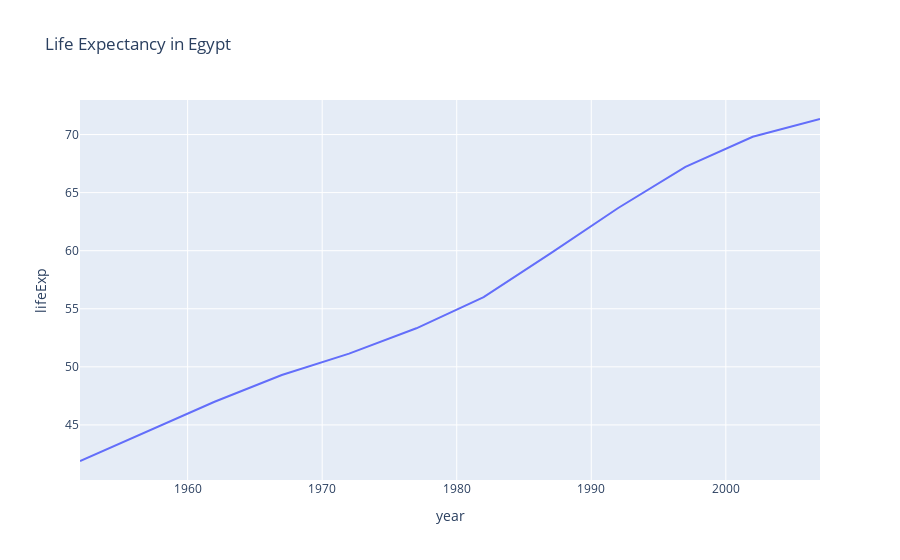

Notebook cell for this chart:
### Markdown cell above
### 1. **What Does “Interactive Plot” Mean?**

* Unlike normal (static) plots, **interactive plots** let you:

  * Hover your mouse over points to see details
  * Zoom in/out
  * Pan (move around the chart)
  * Turn parts of the graph on/off by clicking the legend

So, the plot isn’t just an image — it’s something you can *play with*.

---

### 2. **Using Plotly Express**

Plotly has a friendly module called `plotly.express` (we usually import it as `px`) that makes it easy to create interactive plots with just one line.

---

### 3. **Examples of Basic Interactive Plots**

#### a) **Line Plot**

👉 Example: showing how values change over time.

### Code cell
import plotly.express as px

# Sample data
data = px.data.gapminder().query("country == 'Egypt'")

# Line plot of life expectancy over years
fig = px.line(data, x="year", y="lifeExp", title="Life Expectancy in Egypt")
fig.show()

### Figure 1 — Plotly figure (JSON) as saved in the notebook; plotly's stock layout.template omitted (floating-point values rounded to 4 significant figures)
{"data": [{"hovertemplate": "year=%{x}<br>lifeExp=%{y}<extra></extra>", "legendgroup": "", "line": {"color": "#636efa", "dash": "solid"}, "marker": {"symbol": "circle"}, "mode": "lines", "name": "", "orientation": "v", "showlegend": false, "type": "scatter", "x": [1952, 1957, 1962, 1967, 1972, 1977, 1982, 1987, 1992, 1997, 2002, 2007], "xaxis": "x", "y": [41.89, 44.44, 46.99, 49.29, 51.14, 53.32, 56.01, 59.8, 63.67, 67.22, 69.81, 71.34], "yaxis": "y"}], "layout": {"legend": {"tracegroupgap": 0}, "title": {"text": "Life Expectancy in Egypt"}, "xaxis": {"anchor": "y", "domain": [0, 1], "title": {"text": "year"}}, "yaxis": {"anchor": "x", "domain": [0, 1], "title": {"text": "lifeExp"}}}}
